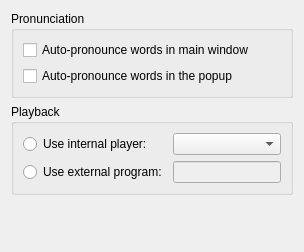
     <widget class="QWidget" name="tab_audio">
      <attribute name="icon">
       <iconset resource="../../resources.qrc">
        <normaloff>:/icons/playsound_color.svg</normaloff>:/icons/playsound_color.svg</iconset>
      </attribute>
      <attribute name="title">
       <string>&amp;Audio</string>
      </attribute>
      <layout class="QVBoxLayout" name="verticalLayout_7">
       <item>
        <widget class="QGroupBox" name="groupBox_3">
         <property name="title">
          <string>Pronunciation</string>
         </property>
         <layout class="QVBoxLayout" name="verticalLayout_15">
          <item>
           <widget class="QCheckBox" name="pronounceOnLoadMain">
            <property name="text">
             <string>Auto-pronounce words in main window</string>
            </property>
           </widget>
          </item>
          <item>
           <widget class="QCheckBox" name="pronounceOnLoadPopup">
            <property name="text">
             <string>Auto-pronounce words in the popup</string>
            </property>
           </widget>
          </item>
         </layout>
        </widget>
       </item>
       <item>
        <widget class="QGroupBox" name="groupBox_4">
         <property name="title">
          <string>Playback</string>
         </property>
         <layout class="QGridLayout" name="gridLayout_audioPlayer">
          <item row="0" column="0">
           <widget class="QRadioButton" name="useInternalPlayer">
            <property name="toolTip">
             <string>Play audio files via built-in audio support</string>
            </property>
            <property name="text">
             <string>Use internal player:</string>
            </property>
           </widget>
          </item>
          <item row="0" column="1">
           <widget class="QComboBox" name="internalPlayerBackend">
            <property name="toolTip">
             <string>Choose audio back end</string>
            </property>
           </widget>
          </item>
          <item row="1" column="0">
           <widget class="QRadioButton" name="useExternalPlayer">
            <property name="toolTip">
             <string>Use any external program to play audio files</string>
            </property>
            <property name="text">
             <string>Use external program:</string>
            </property>
           </widget>
          </item>
          <item row="1" column="1">
           <widget class="QLineEdit" name="audioPlaybackProgram">
            <property name="enabled">
             <bool>false</bool>
            </property>
            <property name="toolTip">
             <string>Enter audio player command line</string>
            </property>
           </widget>
          </item>
         </layout>
        </widget>
       </item>
       <item>
        <spacer name="verticalSpacer_2">
         <property name="orientation">
          <enum>Qt::Vertical</enum>
         </property>
         <property name="sizeHint" stdset="0">
          <size>
           <width>20</width>
           <height>46</height>
          </size>
         </property>
        </spacer>
       </item>
      </layout>
     </widget>
